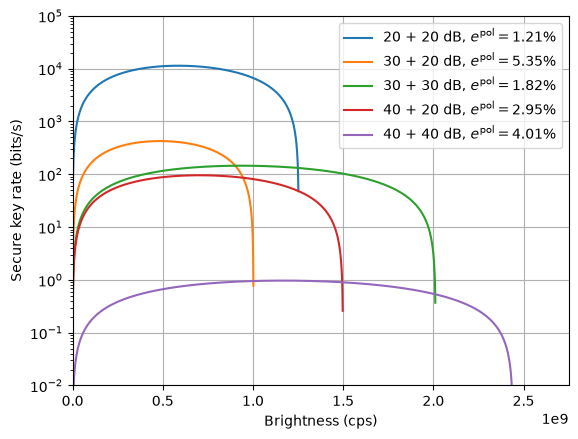

Write the Python code that produced this figure.
import pathlib
from dataclasses import dataclass

import matplotlib.pyplot as plt
import numpy as np

from qtoolkit.misc_functions import dB_to_fraction
from qtoolkit.qkd import cw


@dataclass
class Link:
    loss_a: float
    loss_b: float
    polarisation_error: float
    coincidence_window: float

    timing_imprecision_intercept: float
    timing_imprecision_slope: float

    @property
    def label(self) -> str:
        return (
            rf'{self.loss_a:.0f} + {self.loss_b:.0f} dB, '
            rf'$e^{{\mathrm{{pol}}}}='
            rf'{100 * self.polarisation_error:.2f}\%$'
        )

    def timing_imprecision(
        self,
        brightness: float,
    ) -> float:
        """
        Estimate timing imprecision as a linear function of brightness.
        """
        return (
            self.timing_imprecision_intercept
            + self.timing_imprecision_slope * brightness
        )


def secure_key_rate(
    brightness: float,
    link: Link,
    *,
    dark_count_rate_a: float = 500.0,
    dark_count_rate_b: float = 500.0,
) -> float:
    efficiency_a = float(
        dB_to_fraction(link.loss_a)
    )
    efficiency_b = float(
        dB_to_fraction(link.loss_b)
    )

    true_singles_a = cw.true_singles_rate(
        brightness=brightness,
        efficiency=efficiency_a,
    )

    true_singles_b = cw.true_singles_rate(
        brightness=brightness,
        efficiency=efficiency_b,
    )

    measured_singles_a = cw.measured_singles_rate(
        true_singles_rate=true_singles_a,
        dark_count_rate=dark_count_rate_a,
    )

    measured_singles_b = cw.measured_singles_rate(
        true_singles_rate=true_singles_b,
        dark_count_rate=dark_count_rate_b,
    )

    true_coincidences = cw.true_coincidence_rate(
        brightness=brightness,
        efficiency_a=efficiency_a,
        efficiency_b=efficiency_b,
    )

    mean_clicks_a = cw.mean_clicks(
        measured_singles_rate=measured_singles_a,
        coincidence_window=link.coincidence_window,
    )

    mean_clicks_b = cw.mean_clicks(
        measured_singles_rate=measured_singles_b,
        coincidence_window=link.coincidence_window,
    )

    accidental_probability = cw.accidental_probability(
        mean_clicks_a=mean_clicks_a,
        mean_clicks_b=mean_clicks_b,
    )

    accidental_coincidences = cw.accidental_coincidence_rate(
        probability=accidental_probability,
        coincidence_window=link.coincidence_window,
    )

    timing_imprecision = link.timing_imprecision(
        brightness
    )

    window_efficiency = cw.coincidence_window_efficiency(
        coincidence_window=link.coincidence_window,
        timing_imprecision=timing_imprecision,
    )

    measured_coincidences = cw.measured_coincidence_rate(
        coincidence_window_efficiency=window_efficiency,
        true_coincidence_rate=true_coincidences,
        accidental_coincidence_rate=accidental_coincidences,
    )

    erroneous_coincidences = cw.erroneous_coincidence_rate(
        coincidence_window_efficiency=window_efficiency,
        true_coincidence_rate=true_coincidences,
        polarisation_error=link.polarisation_error,
        accidental_coincidence_rate=accidental_coincidences,
    )

    qber = cw.qber_from_rate(
        erroneous_coincidence_rate=erroneous_coincidences,
        measured_coincidence_rate=measured_coincidences,
    )

    return cw.secure_key_rate_symmetric(
        qber=qber,
        measured_coincidence_rate=measured_coincidences,
    )


if __name__ == '__main__':
    fig, ax = plt.subplots()

    links = [
        Link(
            loss_a=20,
            loss_b=20,
            polarisation_error=0.0121,
            coincidence_window=134e-12,
            timing_imprecision_intercept=50e-12,
            timing_imprecision_slope=7.2e-20,
        ),
        Link(
            loss_a=30,
            loss_b=20,
            polarisation_error=0.0535,
            coincidence_window=93e-12,
            timing_imprecision_intercept=50e-12,
            timing_imprecision_slope=4.3e-20,
        ),
        Link(
            loss_a=30,
            loss_b=30,
            polarisation_error=0.0182,
            coincidence_window=76e-12,
            timing_imprecision_intercept=50e-12,
            timing_imprecision_slope=1.6e-20,
        ),
        Link(
            loss_a=40,
            loss_b=20,
            polarisation_error=0.0295,
            coincidence_window=86e-12,
            timing_imprecision_intercept=50e-12,
            timing_imprecision_slope=3.1e-20,
        ),
        Link(
            loss_a=40,
            loss_b=40,
            polarisation_error=0.0401,
            coincidence_window=46e-12,
            timing_imprecision_intercept=50e-12,
            timing_imprecision_slope=0.0,
        ),
    ]

    brightnesses = np.linspace(
        1e6,
        2.75e9,
        1500,
    )

    dark_count_rate_per_detector = 250.0
    number_of_detectors = 2

    dark_count_rate = (
        number_of_detectors
        * dark_count_rate_per_detector
    )

    for link in links:
        key_rates = np.array([
            secure_key_rate(
                brightness=brightness,
                link=link,
                dark_count_rate_a=dark_count_rate,
                dark_count_rate_b=dark_count_rate,
            )
            for brightness in brightnesses
        ])

        positive = key_rates > 0

        ax.plot(
            brightnesses[positive],
            key_rates[positive],
            label=link.label,
        )

    ax.set_xlabel('Brightness (cps)')
    ax.set_ylabel('Secure key rate (bits/s)')

    ax.set_xlim(0, 2.75e9)
    ax.set_ylim(1e-2, 1e5)

    ax.set_yscale('log')

    ax.grid()
    ax.legend()

    fig.savefig(
        pathlib.Path(__file__).with_suffix('.png'),
        dpi='figure',
        bbox_inches='tight',
    )

    plt.show()
